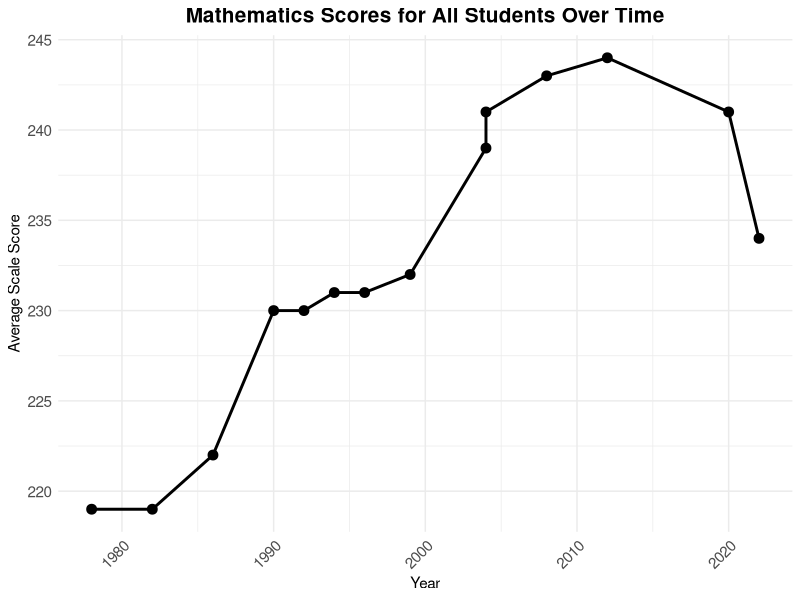

Generate this figure with R: (Note: this script raises an error after producing the figure.)
## ---- chunk 1
library(tidyverse)
library(lubridate)
library(ggridges)

#preprocessing

disability <- read_csv("data/mathematics/Mathematics, Age 9, Disability sta.csv", show_col_types = FALSE, name_repair = 'minimal')
colnames(disability) <- disability[8, 1:4]
disability <- disability[9:18, 1:4] |>
  mutate(
    Year = ymd(Year, truncated = 2L),
    `Average scale score` = as.numeric(na_if(na_if(`Average scale score`, "‡"), "—")),
    Subcategory = `Disability status of student, including those with 504 plan`,
    Category = "Disability"
  ) |>
  drop_na(`Average scale score`, Year)

gender <- read_csv("data/mathematics/Mathematics, Age 9, Gender.csv", show_col_types = FALSE, name_repair = 'minimal')
colnames(gender) <- gender[8, 1:4]
gender <- gender[9:36, 1:4] |>
  mutate(
    Year = ymd(Year, truncated = 2L),
    `Average scale score` = as.numeric(na_if(na_if(`Average scale score`, "‡"), "—")),
    Subcategory = Gender,
    Category = "Gender"
  ) |>
  drop_na(`Average scale score`, Year)

national_school <- read_csv("data/mathematics/Mathematics, Age 9, National School.csv", show_col_types = FALSE, name_repair = 'minimal')
colnames(national_school) <- national_school[8, 1:4]
national_school <- national_school[9:26, 1:4] |>
  mutate(
    Year = ymd(Year, truncated = 2L),
    `Average scale score` = as.numeric(na_if(na_if(`Average scale score`, "‡"), "—")),
    Subcategory = `National School Lunch Program eligibility, 3 categories`,
    Category = "National School Lunch"
  ) |>
  drop_na(`Average scale score`, Year)

race <- read_csv("data/mathematics/Mathematics, Age 9, Race ethnicity.csv", show_col_types = FALSE, name_repair = 'minimal')
colnames(race) <- race[8, 1:4]
race <- race[9:92, 1:4] |>
  mutate(
    Year = ymd(Year, truncated = 2L),
    `Average scale score` = as.numeric(na_if(na_if(`Average scale score`, "‡"), "—")),
    Subcategory = `Race/ethnicity (6 categories)`,
    Category = "Race/Ethnicity"
  ) |>
  drop_na(`Average scale score`, Year)

region <- read_csv("data/mathematics/Mathematics, Age 9, Region of the.csv", show_col_types = FALSE, name_repair = 'minimal')
colnames(region) <- region[8, 1:4]
region <- region[9:37, 1:4] |>
  mutate(
    Year = ymd(Year, truncated = 2L),
    `Average scale score` = as.numeric(na_if(na_if(`Average scale score`, "‡"), "—")),
    Subcategory = `Region of the country`,
    Category = "Region"
  ) |>
  drop_na(`Average scale score`, Year)

location <- read_csv("data/mathematics/Mathematics, Age 9, School location.csv", show_col_types = FALSE, name_repair = 'minimal')
colnames(location) <- location[8, 1:4]
location <- location[9:24, 1:4] |>
  mutate(
    Year = ymd(Year, truncated = 2L),
    `Average scale score` = as.numeric(na_if(na_if(`Average scale score`, "‡"), "—")),
    Subcategory = `School location, 4 categories`,
    Category = "School Location"
  ) |>
  drop_na(`Average scale score`, Year)

eng_status <-read_csv("data/mathematics/Mathematics, Age 9, Status as Engl.csv", show_col_types = FALSE, name_repair = 'minimal')
colnames(eng_status) <- eng_status[8, 1:4]
eng_status <- eng_status[9:18, 1:4] |>
  mutate(
    Year = ymd(Year, truncated = 2L),
    `Average scale score` = as.numeric(na_if(na_if(`Average scale score`, "‡"), "—")),
    Subcategory = `Status as English learner, 2 categories`,
    Category = "English Learner Status"
  ) |>
  drop_na(`Average scale score`, Year)

all_students <- read_csv("data/mathematics/Mathematics, Age 9, All students.csv", show_col_types = FALSE, name_repair = 'minimal')
colnames(all_students) <- all_students[8, 1:4]
all_students <- all_students[9:24, 1:4] |>
  mutate(
    Year = ymd(Year, truncated = 2L),
    `Average scale score` = as.numeric(na_if(na_if(`Average scale score`, "‡"), "—")),
    Subcategory = `All students`,
    Category = "All Students"
  ) |>
  drop_na(`Average scale score`, Year)
## ---- chunk 2
ggplot(all_students, aes(x = Year, y = `Average scale score`)) +
  geom_point(size = 3) +
  geom_line(group = 1, size = 1) +
  labs(
    title = "Mathematics Scores for All Students Over Time",
    x = "Year",
    y = "Average Scale Score"
  ) +
  theme_minimal() +
  theme(
    plot.title = element_text(size = 15, hjust = 0.5, face = "bold"),
    axis.text.x = element_text(size = 11, angle = 45, hjust = 1),
    axis.text.y = element_text(size = 11)
  )



## ---- chunk 3
key_categories <- combined_data |>
  filter(Subcategory %in% c("White (not Hispanic)", "Black (not Hispanic)", "Hispanic", "All students"))

ggplot(key_categories, aes(x = Year, y = `Average scale score`, group = Subcategory)) +
  geom_line(aes(color = Subcategory, size = Subcategory == "All students"), size = 1.2) +
  geom_point(aes(color = Subcategory, size = Subcategory == "All students"), shape = 21, stroke = 1) +
  scale_color_manual(
    values = c(
      "All students" = "black",
      "White (not Hispanic)" = "pink",  
      "Black (not Hispanic)" = "red", 
      "Hispanic" = "coral"   
    )
  ) +
  scale_size_manual(
    values = c("FALSE" = 0.8, "TRUE" = 1.5),
    guide = "none"  # Hides the legend for size
  ) +
  labs(
    title = "Trends in Average Scores for Selected Demographics",
    x = "Year",
    y = "Average Scale Score",
    color = "Subcategory"
  ) +
  theme_minimal() +
  theme(
    plot.title = element_text(size = 15, hjust = 0.5, face = "bold"),
    axis.text.x = element_text(angle = 45, hjust = 1)
  )
